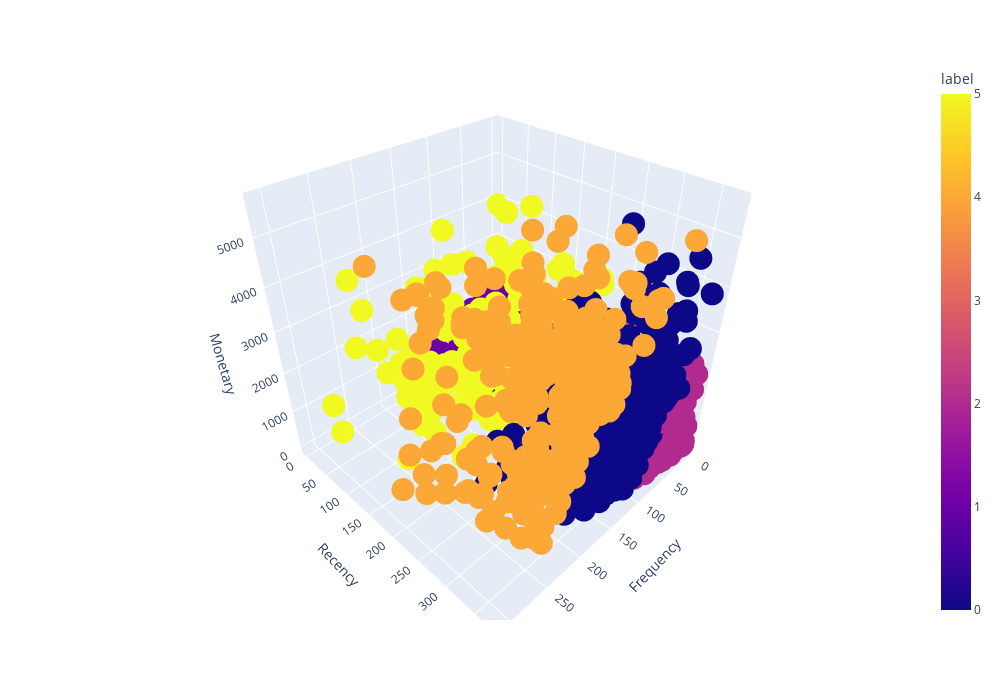

Here is the notebook cell this chart was saved with:
### Code cell
import plotly
import plotly.express as px

fig = px.scatter_3d(
    data_frame=rfm_table_cluster, 
    x = 'Frequency', 
    y = 'Recency', 
    z = 'Monetary', 
    color='label', 

    width=1000,
    height=700
)
fig.write_html('plotly/scatter_3d_1.html')
fig.show()

### Figure 1 — Plotly figure (JSON) as saved in the notebook; plotly's stock layout.template omitted (floating-point values rounded to 4 significant figures; data arrays with more than 128 entries replaced by an {"elided": "..."} marker saying what was removed)
{"data": [{"hovertemplate": "Frequency=%{x}<br>Recency=%{y}<br>Monetary=%{z}<br>label=%{marker.color}<extra></extra>", "legendgroup": "", "marker": {"color": {"elided": "4008 int values"}, "coloraxis": "coloraxis", "symbol": "circle"}, "mode": "markers", "name": "", "scene": "scene", "showlegend": false, "type": "scatter3d", "x": {"elided": "4008 int values"}, "y": {"elided": "4008 int values"}, "z": {"elided": "4008 float values"}}], "layout": {"coloraxis": {"colorbar": {"title": {"text": "label"}}, "colorscale": [[0, "#0d0887"], [0.1111, "#46039f"], [0.2222, "#7201a8"], [0.3333, "#9c179e"], [0.4444, "#bd3786"], [0.5556, "#d8576b"], [0.6667, "#ed7953"], [0.7778, "#fb9f3a"], [0.8889, "#fdca26"], [1, "#f0f921"]]}, "height": 700, "legend": {"tracegroupgap": 0}, "margin": {"t": 60}, "scene": {"domain": {"x": [0, 1], "y": [0, 1]}, "xaxis": {"title": {"text": "Frequency"}}, "yaxis": {"title": {"text": "Recency"}}, "zaxis": {"title": {"text": "Monetary"}}}, "width": 1000}}
